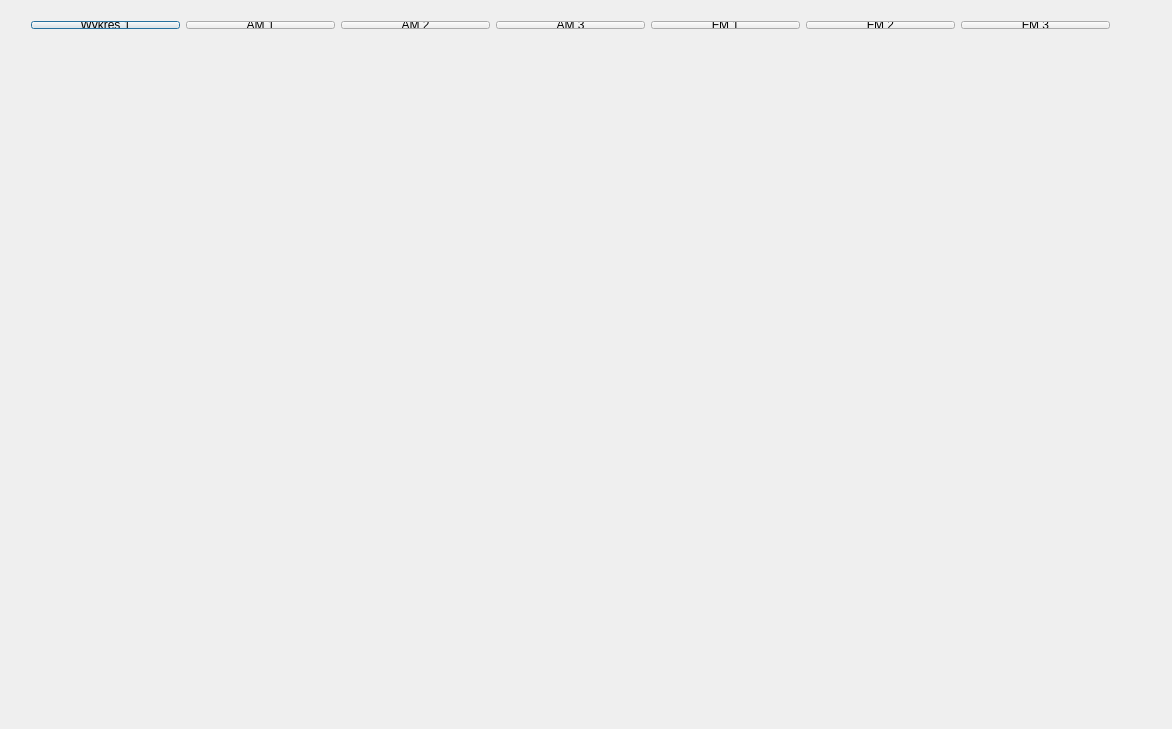
<?xml version="1.0" encoding="UTF-8"?>
<ui version="4.0">
 <class>PTD_lab3</class>
 <widget class="QDialog" name="PTD_lab3">
  <property name="geometry">
   <rect>
    <x>0</x>
    <y>0</y>
    <width>1172</width>
    <height>729</height>
   </rect>
  </property>
  <property name="windowTitle">
   <string>PTD_lab3</string>
  </property>
  <widget class="QCustomPlot" name="customPlot" native="true">
   <property name="geometry">
    <rect>
     <x>20</x>
     <y>50</y>
     <width>1101</width>
     <height>651</height>
    </rect>
   </property>
  </widget>
  <widget class="QWidget" name="">
   <property name="geometry">
    <rect>
     <x>20</x>
     <y>10</y>
     <width>1101</width>
     <height>30</height>
    </rect>
   </property>
   <layout class="QHBoxLayout" name="horizontalLayout">
    <item>
     <widget class="QPushButton" name="wykr1Button">
      <property name="text">
       <string>Wykres 1</string>
      </property>
     </widget>
    </item>
    <item>
     <widget class="QPushButton" name="amp1Button">
      <property name="text">
       <string>AM 1</string>
      </property>
     </widget>
    </item>
    <item>
     <widget class="QPushButton" name="amp2Button">
      <property name="text">
       <string>AM 2</string>
      </property>
     </widget>
    </item>
    <item>
     <widget class="QPushButton" name="amp3Button">
      <property name="text">
       <string>AM 3</string>
      </property>
     </widget>
    </item>
    <item>
     <widget class="QPushButton" name="fm1Button">
      <property name="text">
       <string>FM 1</string>
      </property>
     </widget>
    </item>
    <item>
     <widget class="QPushButton" name="fm2Button">
      <property name="text">
       <string>FM 2</string>
      </property>
     </widget>
    </item>
    <item>
     <widget class="QPushButton" name="fm3Button">
      <property name="text">
       <string>FM 3</string>
      </property>
     </widget>
    </item>
   </layout>
  </widget>
 </widget>
 <layoutdefault spacing="6" margin="11"/>
 <customwidgets>
  <customwidget>
   <class>QCustomPlot</class>
   <extends>QWidget</extends>
   <header location="global">qcustomplot.h</header>
   <container>1</container>
  </customwidget>
 </customwidgets>
 <resources/>
 <connections/>
</ui>
